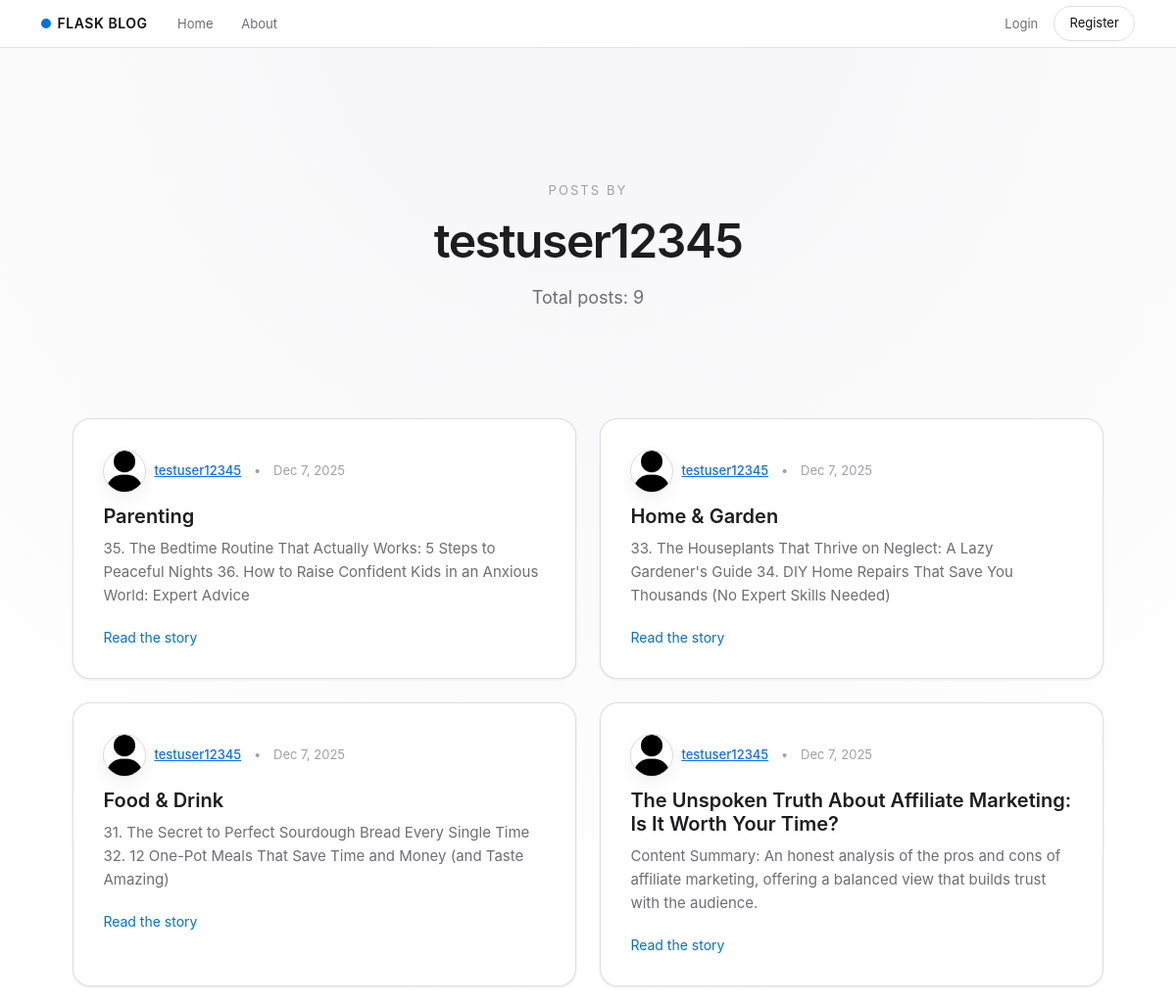
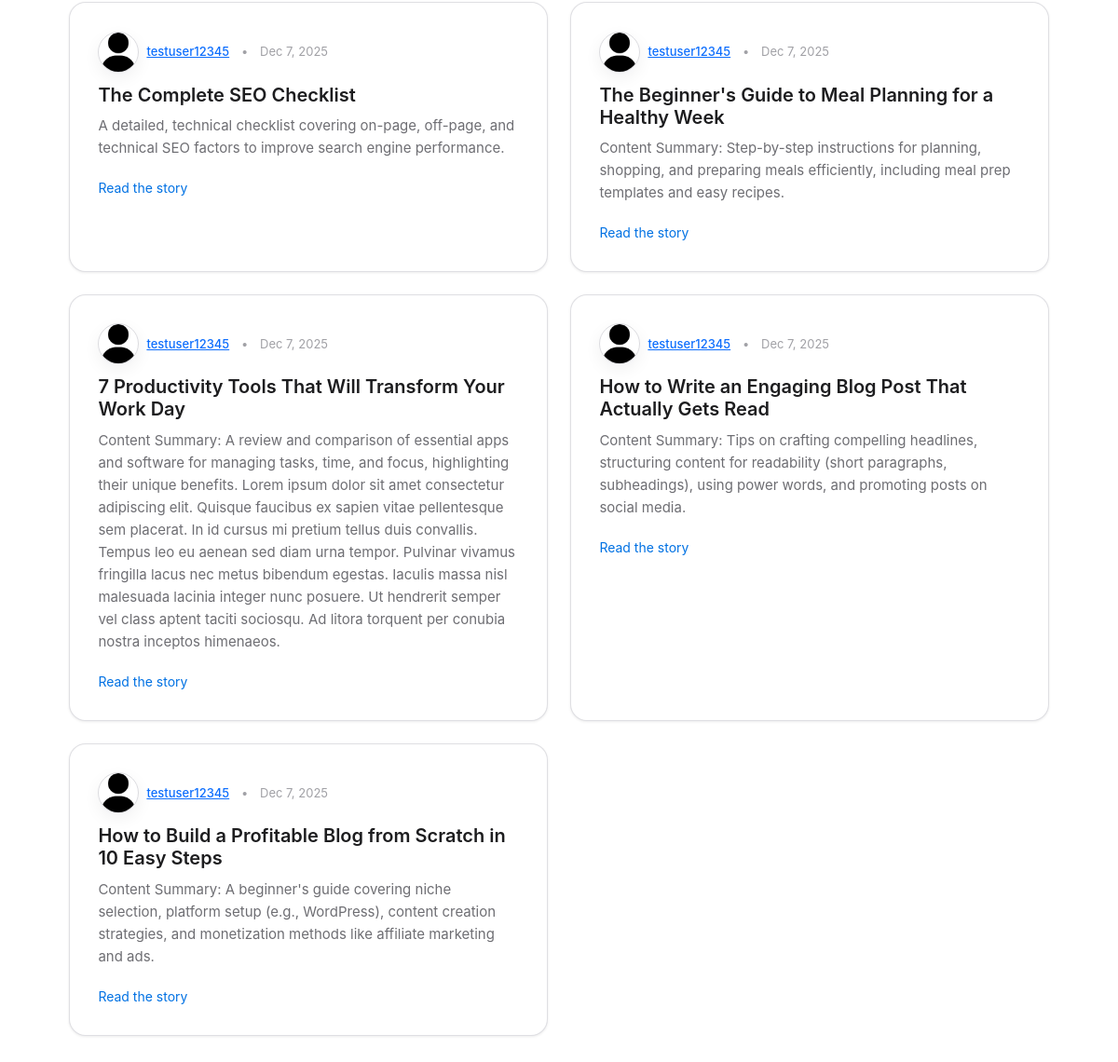
The app's page /user/testuser12345 with its own data (2 pictures, top to bottom).
### flaskblog/models.py (models this page shows, shortened)
class User(db.Model, UserMixin):
    id = db.Column(db.Integer, primary_key = True)
    username = db.Column(db.String(20), unique=True, nullable=False)
    email = db.Column(db.String(120), unique=True, nullable=False)
    image_file = db.Column(db.String(20), nullable=False, default='default.jpg')
    password = db.Column(db.String(60), nullable=False)
    posts = db.relationship('Post', backref='author', lazy=True)

class Post(db.Model):
    id = db.Column(db.Integer, primary_key = True)
    title = db.Column(db.String(100), nullable=False)
    date_posted = db.Column(db.DateTime(timezone=True), nullable=False, default=lambda: datetime.now(timezone.utc))
    content = db.Column(db.Text, nullable=False)
    user_id = db.Column(db.Integer, db.ForeignKey('user.id'), nullable=False)

### flaskblog/users/routes.py (the view)
@users.route("/user/<string:username>")
def user_posts(username):
    user = User.query.filter_by(username=username).first_or_404()
    page = request.args.get('page', 1, type=int)
    posts = Post.query.filter_by(author=user).order_by(Post.date_posted.desc()).paginate(page=page, per_page=10)
    return render_template('user_posts.html', posts=posts, user=user)

### flaskblog/templates/user_posts.html (shortened to what this page needs)
{% extends "layout.html" %} {% block content %}
<section class="hero text-center">
  <p class="hero-eyebrow">Posts by</p>
  <h1 class="hero-title">{{ user.username }}</h1>
  <p class="hero-subtitle">Total posts: {{ posts.total }}</p>
</section>
<section class="stories-section">
  <div class="row g-4">
    {% for post in posts.items %}
    <div class="col-md-6">
      <article class="story-tile">
        <div class="story-meta">
          <img
            class="story-avatar"
            src="{{ url_for('static', filename='profile_pics/' ~ post.author.image_file) }}"
            alt="{{ post.author.username }} avatar"
          />
          <a
            class="story-author"
            href="{{ url_for('users.user_posts', username=post.author.username) }}"
          >
            {{ post.author.username }}
          </a>
          <span class="story-dot">•</span>
          <span class="story-date">
            {{ post.date_posted.strftime('%b %-d, %Y') }}
          </span>
        </div>
        <h3 class="story-title">{{ post.title }}</h3>
        <p class="story-excerpt">{{ post.content }}</p>
        <a
          href="{{ url_for('posts.post', post_id=post.id) }}"
          class="story-link"
        >
          Read the story
        </a>
      </article>
    </div>
    {% endfor %}
  </div>
</section>
{% endblock %}

### flaskblog/static/main.css (style rules this page uses)
:root { --primary-color: #111111; --primary-muted: #1d1d1f; --accent-color: #0071e3; --accent-soft: #e8f0ff; --text-primary: #111111; --text-secondary: #6e6e73; --text-tertiary: #a1a1a6; --bg-primary: #ffffff; --bg-secondary: #fbfbfd; --bg-elevated: #ffffff; --border-color: #d2d2d7; --radius-soft: 18px; --shadow-soft: 0 18px 40px rgba(0, 0, 0, 0.08); --shadow-subtle: 0 1px 3px rgba(0, 0, 0, 0.08); }
* { margin: 0; padding: 0; box-sizing: border-box; }
body { font-family: -apple-system, BlinkMacSystemFont, "SF Pro Text", system-ui, "Segoe UI", Roboto, "Helvetica Neue", Arial, sans-serif; background: radial-gradient(circle at top, #f5f5f7 0, #ffffff 45%); color: var(--text-primary); line-height: 1.6; -webkit-font-smoothing: antialiased; -moz-osx-font-smoothing: grayscale; }
h1, h2, h3, h4, h5, h6 { color: var(--text-primary); font-weight: 600; line-height: 1.2; margin-bottom: 1rem; }
.hero, .about-hero { max-width: 800px; margin: 0 auto 4rem auto; padding: 3.5rem 1.5rem 1rem; }
.hero-eyebrow { font-size: 13px; letter-spacing: 0.16em; text-transform: uppercase; color: var(--text-tertiary); margin-bottom: 0.75rem; }
.hero-title { font-size: 48px; font-weight: 600; letter-spacing: -0.03em; margin-bottom: 1rem; color: var(--primary-muted); }
.hero-subtitle { font-size: 18px; color: var(--text-secondary); max-width: 36rem; margin: 0 auto 1.75rem auto; }
.stories-section { max-width: 1100px; margin: 0 auto; padding: 0 1.5rem; }
.story-tile { background: var(--bg-elevated); border-radius: var(--radius-soft); padding: 1.9rem 1.9rem 1.8rem; border: 1px solid rgba(210, 210, 215, 0.7); box-shadow: var(--shadow-subtle); transition: transform 0.3s ease, box-shadow 0.3s ease, border-color 0.3s ease; height: 100%; }
.story-meta { font-size: 13px; color: var(--text-tertiary); margin-bottom: 0.75rem; display: flex; align-items: center; gap: 0.5rem; }
.story-author { font-weight: 500; }
.story-dot { margin: 0 0.3rem; }
.story-title { font-size: 20px; font-weight: 600; margin-bottom: 0.6rem; color: var(--primary-muted); }
.story-excerpt { font-size: 15px; color: var(--text-secondary); margin-bottom: 1.1rem; }
.story-link { font-size: 14px; color: var(--accent-color); text-decoration: none; }
.story-avatar { width: 44px; height: 44px; border-radius: 50%; object-fit: cover; border: 1px solid rgba(210, 210, 215, 0.8); box-shadow: 0 6px 18px rgba(15, 23, 42, 0.06); }

### records on screen
User: username "testuser12345"
Post: image_file (placeholder picture), author.username "testuser12345", date_posted "Dec 7, 2025", title "Parenting", content "35. The Bedtime Routine That Actually Works: 5 Steps to Peaceful Nights 36. How to Raise Confident Kids in an Anxious World: Expert Advice"
Post: image_file (placeholder picture), author.username "testuser12345", date_posted "Dec 7, 2025", title "Home & Garden", content "33. The Houseplants That Thrive on Neglect: A Lazy Gardener's Guide 34. DIY Home Repairs That Save You Thousands (No Expert Skills Needed)"
Post: image_file (placeholder picture), author.username "testuser12345", date_posted "Dec 7, 2025", title "Food & Drink", content "31. The Secret to Perfect Sourdough Bread Every Single Time 32. 12 One-Pot Meals That Save Time and Money (and Taste Amazing)"
Post: image_file (placeholder picture), author.username "testuser12345", date_posted "Dec 7, 2025", title "The Unspoken Truth About Affiliate Marketing: Is It Worth Your Time?", content "Content Summary: An honest analysis of the pros and cons of affiliate marketing, offering a balanced view that builds trust with the audience."
Post: image_file (placeholder picture), author.username "testuser12345", date_posted "Dec 7, 2025", title "The Complete SEO Checklist", content "A detailed, technical checklist covering on-page, off-page, and technical SEO factors to improve search engine performance."
Post: image_file (placeholder picture), author.username "testuser12345", date_posted "Dec 7, 2025", title "The Beginner's Guide to Meal Planning for a Healthy Week", content "Content Summary: Step-by-step instructions for planning, shopping, and preparing meals efficiently, including meal prep templates and easy recipes."
Post: image_file (placeholder picture), author.username "testuser12345", date_posted "Dec 7, 2025", title "7 Productivity Tools That Will Transform Your Work Day", content "Content Summary: A review and comparison of essential apps and software for managing tasks, time, and focus, highlighting their unique benefits. Lorem ipsum dolor sit amet consectetur adipiscing elit. Quisque faucibus ex sapien vitae pellentesque sem placerat. In id cursus mi pretium tellus duis convallis. Tempus leo eu aenean sed diam urna tempor. Pulvinar vivamus fringilla lacus nec metus bibendum egestas. Iaculis massa nisl malesuada lacinia integer nunc posuere. Ut hendrerit semper vel class aptent taciti sociosqu. Ad litora torquent per conubia nostra inceptos himenaeos."
Post: image_file (placeholder picture), author.username "testuser12345", date_posted "Dec 7, 2025", title "How to Write an Engaging Blog Post That Actually Gets Read", content "Content Summary: Tips on crafting compelling headlines, structuring content for readability (short paragraphs, subheadings), using power words, and promoting posts on social media."
Post: image_file (placeholder picture), author.username "testuser12345", date_posted "Dec 7, 2025", title "How to Build a Profitable Blog from Scratch in 10 Easy Steps", content "Content Summary: A beginner's guide covering niche selection, platform setup (e.g., WordPress), content creation strategies, and monetization methods like affiliate marketing and ads."

### other values on screen
{{ posts.total }} "9"
